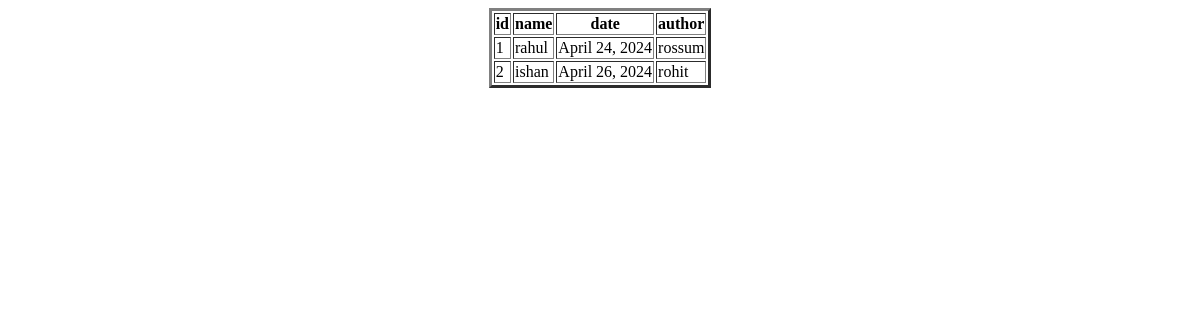
/display_accessrecord/, run on an earlier commit of the app's database.
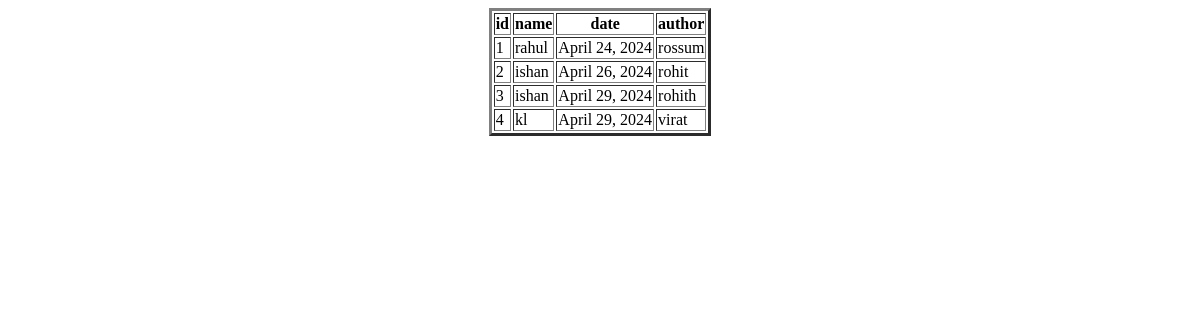
And on a later commit of the database.
### app/models.py (models this page shows, shortened)
class AcessRecord(models.Model):
    name=models.ForeignKey(Webpage,on_delete=models.CASCADE)
    date=models.DateField()
    author=models.CharField(max_length=100)

class Webpage(models.Model):
    topic_name=models.ForeignKey(Topic,on_delete=models.CASCADE)
    name=models.CharField(max_length=100)
    url=models.URLField()
    def __str__(self):
        return self.name

### app/views.py (the view)
# urls.py: path('display_accessrecord/',display_accessrecord,name='display_accessrecord'),
def display_accessrecord(request):
    QLAO=AcessRecord.objects.all()
    d={'QLAO':QLAO}
    return render(request,'display_accessrecord.html',d)

### templates/display_accessrecord.html (shortened to what this page needs)
<!DOCTYPE html>
<html lang="en">
<head>
</head>
<body>
    <center>
        <table border="3px">
            <tr>
                <th>id</th>
                <th>name</th>
                <th>date</th>
                <th>author</th>
            </tr>
            {% for ao in QLAO %}
            <tr>
                <td>{{ao.id}}</td>
                <td>{{ao.name}}</td>
                <td>{{ao.date}}</td>
                <td>{{ao.author}}</td>
            </tr>
            {% endfor %}
        </table>
    </center>
</body>
</html>

What changed in the data, as far as the page shows it:
added AcessRecord: id "3", name "ishan", date "April 29, 2024", author "rohith"
added AcessRecord: id "4", name "kl", date "April 29, 2024", author "virat"
